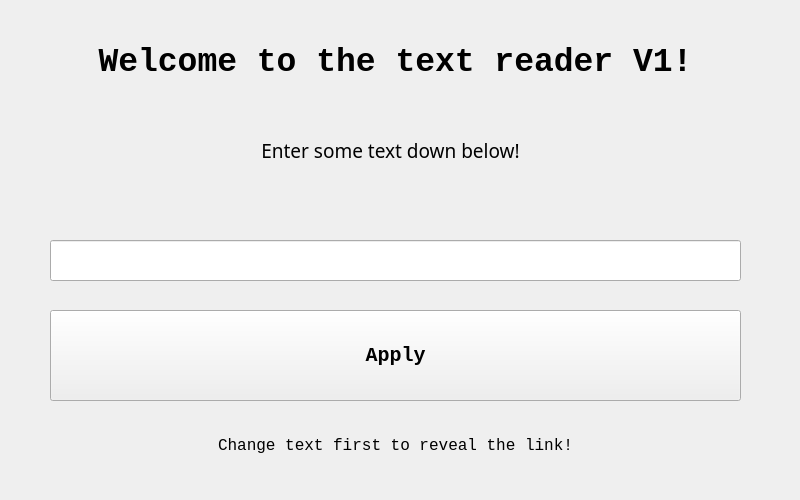
<?xml version="1.0" encoding="UTF-8"?>
<ui version="4.0">
 <class>MainWindow</class>
 <widget class="QMainWindow" name="MainWindow">
  <property name="geometry">
   <rect>
    <x>0</x>
    <y>0</y>
    <width>800</width>
    <height>500</height>
   </rect>
  </property>
  <property name="minimumSize">
   <size>
    <width>800</width>
    <height>500</height>
   </size>
  </property>
  <property name="maximumSize">
   <size>
    <width>800</width>
    <height>500</height>
   </size>
  </property>
  <property name="windowTitle">
   <string notr="true">Text Reader V1</string>
  </property>
  <widget class="QWidget" name="centralwidget">
   <widget class="QPushButton" name="txt_btn">
    <property name="geometry">
     <rect>
      <x>50</x>
      <y>310</y>
      <width>691</width>
      <height>91</height>
     </rect>
    </property>
    <property name="font">
     <font>
      <family>Consolas</family>
      <pointsize>15</pointsize>
      <italic>false</italic>
      <bold>true</bold>
     </font>
    </property>
    <property name="text">
     <string notr="true">Apply</string>
    </property>
    <property name="flat">
     <bool>false</bool>
    </property>
   </widget>
   <widget class="QLineEdit" name="txt_entry">
    <property name="geometry">
     <rect>
      <x>50</x>
      <y>240</y>
      <width>691</width>
      <height>41</height>
     </rect>
    </property>
   </widget>
   <widget class="QLabel" name="welcome_lbl">
    <property name="geometry">
     <rect>
      <x>50</x>
      <y>40</y>
      <width>691</width>
      <height>41</height>
     </rect>
    </property>
    <property name="font">
     <font>
      <family>Consolas</family>
      <pointsize>25</pointsize>
      <bold>true</bold>
     </font>
    </property>
    <property name="text">
     <string>Welcome to the text reader V1!</string>
    </property>
    <property name="textFormat">
     <enum>Qt::RichText</enum>
    </property>
    <property name="alignment">
     <set>Qt::AlignBottom|Qt::AlignHCenter</set>
    </property>
   </widget>
   <widget class="QLabel" name="chng_lbl">
    <property name="geometry">
     <rect>
      <x>50</x>
      <y>80</y>
      <width>681</width>
      <height>141</height>
     </rect>
    </property>
    <property name="font">
     <font>
      <family>Cascadia Mono SemiLight</family>
      <pointsize>14</pointsize>
      <bold>false</bold>
     </font>
    </property>
    <property name="text">
     <string>Enter some text down below!</string>
    </property>
    <property name="textFormat">
     <enum>Qt::PlainText</enum>
    </property>
    <property name="alignment">
     <set>Qt::AlignCenter</set>
    </property>
    <property name="wordWrap">
     <bool>true</bool>
    </property>
   </widget>
   <widget class="QLabel" name="link_lbl">
    <property name="geometry">
     <rect>
      <x>50</x>
      <y>430</y>
      <width>691</width>
      <height>31</height>
     </rect>
    </property>
    <property name="font">
     <font>
      <family>Consolas</family>
      <pointsize>12</pointsize>
     </font>
    </property>
    <property name="text">
     <string>Change text first to reveal the link!</string>
    </property>
    <property name="textFormat">
     <enum>Qt::RichText</enum>
    </property>
    <property name="alignment">
     <set>Qt::AlignCenter</set>
    </property>
   </widget>
  </widget>
 </widget>
 <resources/>
 <connections/>
</ui>
